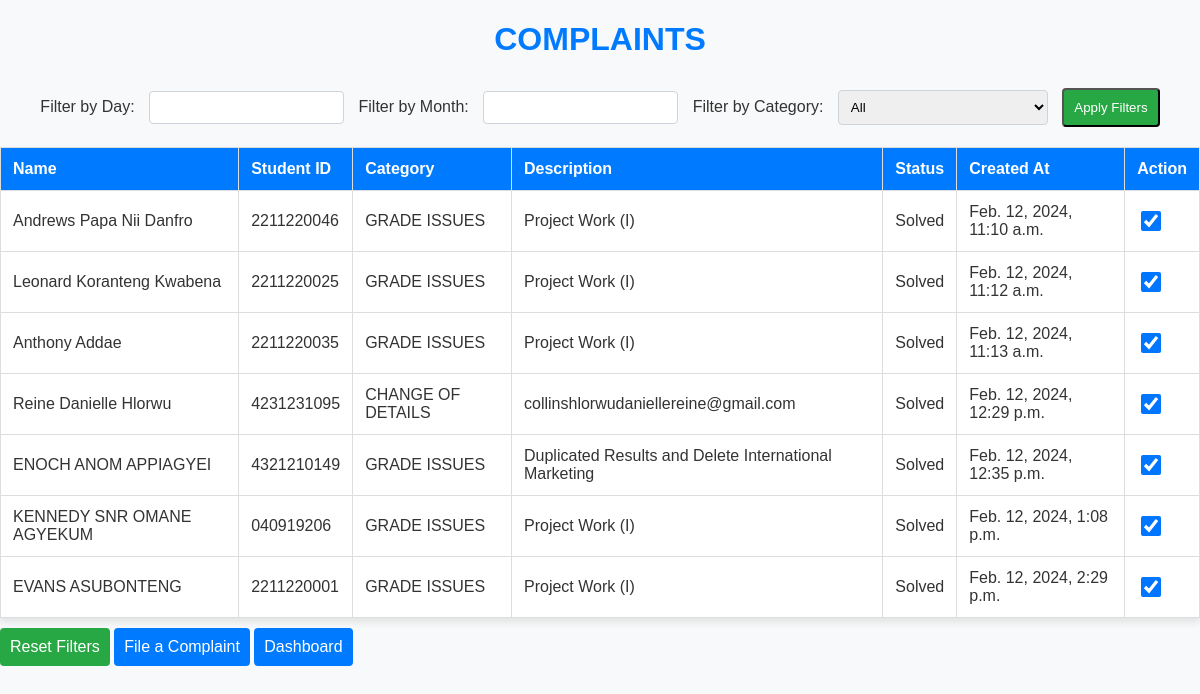
/complaints/complaint_list/ (signed in), run on an earlier commit of the app's database.
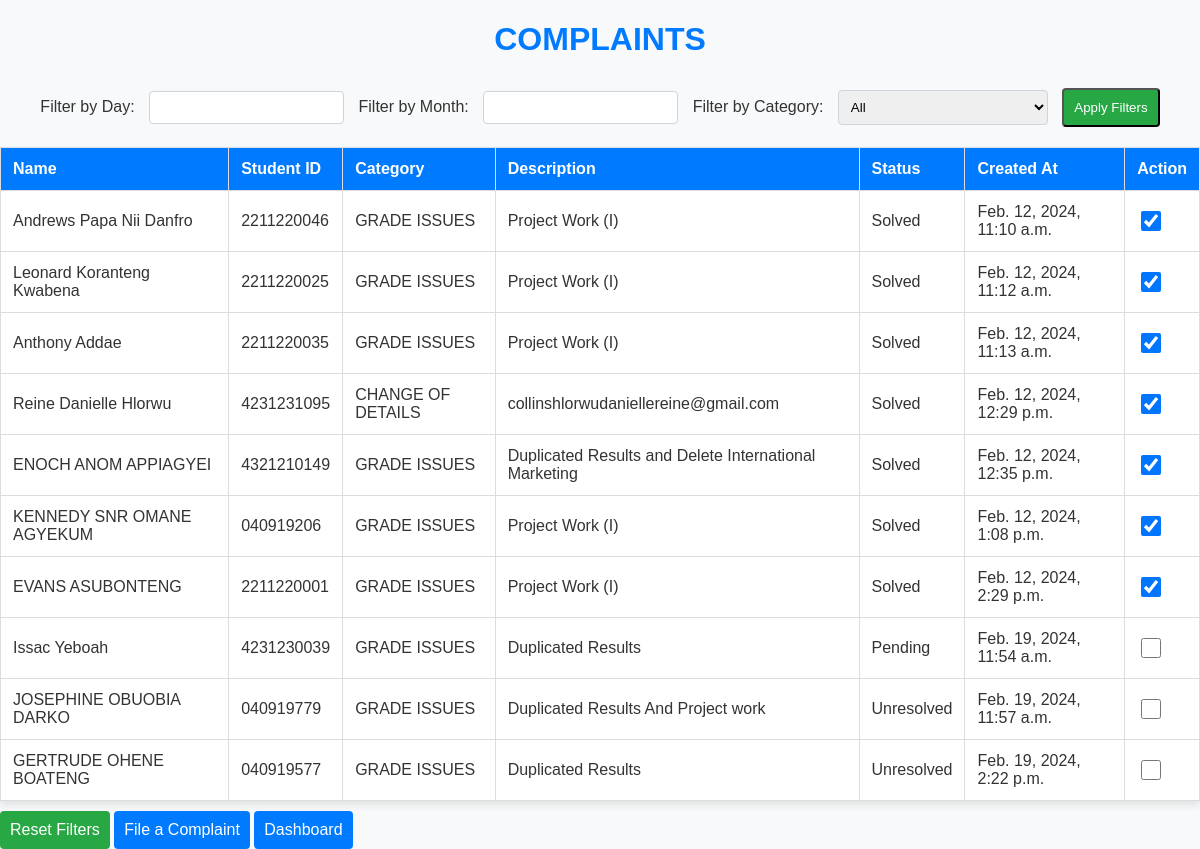
And on a later commit of the database.
### complaints/models.py (models this page shows, shortened)
class Complaint(models.Model):
    PENDING = 'Pending'
    SOLVED = 'Solved'
    STATUS_CHOICES = [
        (PENDING, 'Pending'),
        (SOLVED, 'Solved'),
    ]
    name = models.CharField(max_length=255)
    student_id = models.CharField(max_length=10)  # Add the student_id field
    category = models.ForeignKey(Category, on_delete=models.CASCADE)
    description = models.TextField()
    created_at = models.DateTimeField(auto_now_add=True)
    status = models.CharField(max_length=20, choices=STATUS_CHOICES, default=PENDING)

class Category(models.Model):
    name = models.CharField(max_length=255)

### complaints/views.py (the view)
# urls.py: path('complaint_list/', views.complaint_list, name='complaint_list'),
@login_required(login_url='login')
def complaint_list(request):
    filter_day = request.GET.get('day')
    filter_month = request.GET.get('month')
    filter_category = request.GET.get('category')
    complaints = Complaint.objects.all()
    if filter_day:
        complaints = complaints.filter(created_at__day=int(filter_day))
    if filter_month:
        complaints = complaints.filter(created_at__month=int(filter_month))
    if filter_category:
        complaints = complaints.filter(category__name=filter_category)
    return render(request, 'complaints/complaint_list.html', {'complaints': complaints})

### complaints/templates/complaints/complaint_list.html (shortened to what this page needs)
<!DOCTYPE html>
<html lang="en">
<head>
    <link rel="stylesheet" href="https://code.jquery.com/ui/1.12.1/themes/base/jquery-ui.css">
</head>
<body>
    <h1>COMPLAINTS</h1>
    <form method="get">
        <label for="day">Filter by Day:</label>
        <input type="text" id="datepickerDay" name="day" value="{{ request.GET.day }}">
        <label for="month">Filter by Month:</label>
        <input type="text" id="datepickerMonth" name="month" value="{{ request.GET.month }}">
        <label for="category">Filter by Category:</label>
        <select name="category">
            <option value="" {% if not request.GET.category %}selected{% endif %}>All</option>
        </select>
        <input type="submit" value="Apply Filters">
    </form>
    <table>
        <thead>
            <tr>
                <th>Name</th>
                <th>Student ID</th>
                <th>Category</th>
                <th>Description</th>
                <th>Status</th>
                <th>Created At</th>
                <th>Action</th>
            </tr>
        </thead>
        <tbody>
            {% for complaint in complaints %}
            <tr>
                <td>{{ complaint.name }}</td>
                <td>{{ complaint.student_id }}</td>
                <td>{{ complaint.category.name }}</td>
                <td>{{ complaint.description }}</td>
                <td>{{ complaint.status }}</td>
                <td>{{ complaint.created_at }}</td>
                <td>
                    <input type="checkbox" class="solve-checkbox" data-complaint-id="{{ complaint.id }}" {% if complaint.status == 'Solved' %}checked{% endif %}>
                </td>
            </tr>
            {% endfor %}
        </tbody>
    </table>
    <a href="{% url 'complaint_list' %}" class="reset-link">Reset Filters</a>
    <a href="{% url 'file_complaint' %}" class="action-links">File a Complaint</a>
    <a href="{% url 'dashboard' %}" class="action-links">Dashboard</a>
</body>
</html>

### complaints/templates/complaints/complaint_list.html (style rules this page uses)
body { font-family: 'Arial', sans-serif; background-color: #f8f9fa; margin: 0; padding: 0; color: #333; }
h1 { text-align: center; color: #007bff; margin-bottom: 20px; }
form { margin: 20px 0; text-align: center; }
label { margin-right: 10px; color: #333; }
input[type="text"], select { padding: 8px; margin-right: 10px; border: 1px solid #ced4da; border-radius: 4px; box-sizing: border-box; }
input[type="submit"], a { display: inline-block; padding: 10px; background-color: #28a745; color: white; text-decoration: none; margin-top: 10px; border-radius: 4px; cursor: pointer; }
a.action-links { background-color: #007bff; }
table { width: 100%; border-collapse: collapse; margin-top: 20px; background-color: white; box-shadow: 0 4px 8px rgba(0, 0, 0, 0.1); }
th, td { border: 1px solid #ddd; padding: 12px; text-align: left; }
th { background-color: #007bff; color: white; }
.solve-checkbox { width: 20px; height: 20px; }
.reset-link, .action-links { display: inline-block; margin-top: 10px; color: white; text-decoration: none; }

What changed in the data, as far as the page shows it:
added Complaint: name "Issac Yeboah", student_id "4231230039", category.name "GRADE ISSUES", description "Duplicated Results", status "Pending", created_at "Feb. 19, 2024, 11:54 a.m."
added Complaint: name "JOSEPHINE OBUOBIA DARKO", student_id "040919779", category.name "GRADE ISSUES", description "Duplicated Results And Project work", status "Unresolved", created_at "Feb. 19, 2024, 11:57 a.m."
added Complaint: name "GERTRUDE OHENE BOATENG", student_id "040919577", category.name "GRADE ISSUES", description "Duplicated Results", status "Unresolved", created_at "Feb. 19, 2024, 2:22 p.m."
